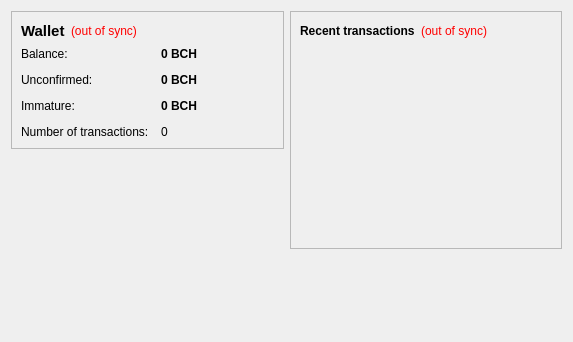
<?xml version="1.0" encoding="UTF-8"?>
<ui version="4.0">
 <class>OverviewPage</class>
 <widget class="QWidget" name="OverviewPage">
  <property name="geometry">
   <rect>
    <x>0</x>
    <y>0</y>
    <width>573</width>
    <height>342</height>
   </rect>
  </property>
  <property name="windowTitle">
   <string>Form</string>
  </property>
  <layout class="QHBoxLayout" name="horizontalLayout" stretch="1,1">
   <item>
    <layout class="QVBoxLayout" name="verticalLayout_2">
     <item>
      <widget class="QFrame" name="frame">
       <property name="frameShape">
        <enum>QFrame::StyledPanel</enum>
       </property>
       <property name="frameShadow">
        <enum>QFrame::Raised</enum>
       </property>
       <layout class="QVBoxLayout" name="verticalLayout_4">
        <item>
         <layout class="QHBoxLayout" name="horizontalLayout_4">
          <item>
           <widget class="QLabel" name="label_5">
            <property name="font">
             <font>
              <pointsize>11</pointsize>
              <weight>75</weight>
              <bold>true</bold>
             </font>
            </property>
            <property name="text">
             <string>Wallet</string>
            </property>
           </widget>
          </item>
          <item>
           <widget class="QLabel" name="labelWalletStatus">
            <property name="toolTip">
             <string>The displayed information may be out of date. Your wallet automatically synchronizes with the BitchCoin network after a connection is established, but this process has not completed yet.</string>
            </property>
            <property name="styleSheet">
             <string notr="true">QLabel { color: red; }</string>
            </property>
            <property name="text">
             <string notr="true">(out of sync)</string>
            </property>
            <property name="alignment">
             <set>Qt::AlignLeading|Qt::AlignLeft|Qt::AlignVCenter</set>
            </property>
           </widget>
          </item>
          <item>
           <spacer name="horizontalSpacer_2">
            <property name="orientation">
             <enum>Qt::Horizontal</enum>
            </property>
            <property name="sizeHint" stdset="0">
             <size>
              <width>40</width>
              <height>20</height>
             </size>
            </property>
           </spacer>
          </item>
         </layout>
        </item>
        <item>
         <layout class="QFormLayout" name="formLayout_2">
          <property name="fieldGrowthPolicy">
           <enum>QFormLayout::AllNonFixedFieldsGrow</enum>
          </property>
          <property name="horizontalSpacing">
           <number>12</number>
          </property>
          <property name="verticalSpacing">
           <number>12</number>
          </property>
          <item row="0" column="0">
           <widget class="QLabel" name="label">
            <property name="text">
             <string>Balance:</string>
            </property>
           </widget>
          </item>
          <item row="0" column="1">
           <widget class="QLabel" name="labelBalance">
            <property name="font">
             <font>
              <weight>75</weight>
              <bold>true</bold>
             </font>
            </property>
            <property name="cursor">
             <cursorShape>IBeamCursor</cursorShape>
            </property>
            <property name="toolTip">
             <string>Your current balance</string>
            </property>
            <property name="text">
             <string notr="true">0 BCH</string>
            </property>
            <property name="textInteractionFlags">
             <set>Qt::LinksAccessibleByMouse|Qt::TextSelectableByKeyboard|Qt::TextSelectableByMouse</set>
            </property>
           </widget>
          </item>
          <item row="1" column="0">
           <widget class="QLabel" name="label_3">
            <property name="text">
             <string>Unconfirmed:</string>
            </property>
           </widget>
          </item>
          <item row="1" column="1">
           <widget class="QLabel" name="labelUnconfirmed">
            <property name="font">
             <font>
              <weight>75</weight>
              <bold>true</bold>
             </font>
            </property>
            <property name="cursor">
             <cursorShape>IBeamCursor</cursorShape>
            </property>
            <property name="toolTip">
             <string>Total of transactions that have yet to be confirmed, and do not yet count toward the current balance</string>
            </property>
            <property name="text">
             <string notr="true">0 BCH</string>
            </property>
            <property name="textInteractionFlags">
             <set>Qt::LinksAccessibleByMouse|Qt::TextSelectableByKeyboard|Qt::TextSelectableByMouse</set>
            </property>
           </widget>
          </item>
          <item row="3" column="0">
           <widget class="QLabel" name="label_2">
            <property name="text">
             <string>Number of transactions:</string>
            </property>
           </widget>
          </item>
          <item row="3" column="1">
           <widget class="QLabel" name="labelNumTransactions">
            <property name="toolTip">
             <string>Total number of transactions in wallet</string>
            </property>
            <property name="text">
             <string notr="true">0</string>
            </property>
           </widget>
          </item>
          <item row="2" column="0">
           <widget class="QLabel" name="labelImmatureText">
            <property name="text">
             <string>Immature:</string>
            </property>
           </widget>
          </item>
          <item row="2" column="1">
           <widget class="QLabel" name="labelImmature">
            <property name="font">
             <font>
              <weight>75</weight>
              <bold>true</bold>
             </font>
            </property>
            <property name="toolTip">
             <string>Mined balance that has not yet matured</string>
            </property>
            <property name="text">
             <string notr="true">0 BCH</string>
            </property>
            <property name="textInteractionFlags">
             <set>Qt::LinksAccessibleByMouse|Qt::TextSelectableByKeyboard|Qt::TextSelectableByMouse</set>
            </property>
           </widget>
          </item>
         </layout>
        </item>
       </layout>
      </widget>
     </item>
     <item>
      <spacer name="verticalSpacer">
       <property name="orientation">
        <enum>Qt::Vertical</enum>
       </property>
       <property name="sizeHint" stdset="0">
        <size>
         <width>20</width>
         <height>40</height>
        </size>
       </property>
      </spacer>
     </item>
    </layout>
   </item>
   <item>
    <layout class="QVBoxLayout" name="verticalLayout_3">
     <item>
      <widget class="QFrame" name="frame_2">
       <property name="frameShape">
        <enum>QFrame::StyledPanel</enum>
       </property>
       <property name="frameShadow">
        <enum>QFrame::Raised</enum>
       </property>
       <layout class="QVBoxLayout" name="verticalLayout">
        <item>
         <layout class="QHBoxLayout" name="horizontalLayout_2">
          <item>
           <widget class="QLabel" name="label_4">
            <property name="text">
             <string>&lt;b&gt;Recent transactions&lt;/b&gt;</string>
            </property>
           </widget>
          </item>
          <item>
           <widget class="QLabel" name="labelTransactionsStatus">
            <property name="toolTip">
             <string>The displayed information may be out of date. Your wallet automatically synchronizes with the BitchCoin network after a connection is established, but this process has not completed yet.</string>
            </property>
            <property name="styleSheet">
             <string notr="true">QLabel { color: red; }</string>
            </property>
            <property name="text">
             <string notr="true">(out of sync)</string>
            </property>
            <property name="alignment">
             <set>Qt::AlignRight|Qt::AlignTrailing|Qt::AlignVCenter</set>
            </property>
           </widget>
          </item>
          <item>
           <spacer name="horizontalSpacer">
            <property name="orientation">
             <enum>Qt::Horizontal</enum>
            </property>
            <property name="sizeHint" stdset="0">
             <size>
              <width>40</width>
              <height>20</height>
             </size>
            </property>
           </spacer>
          </item>
         </layout>
        </item>
        <item>
         <widget class="QListView" name="listTransactions">
          <property name="styleSheet">
           <string notr="true">QListView { background: transparent; }</string>
          </property>
          <property name="frameShape">
           <enum>QFrame::NoFrame</enum>
          </property>
          <property name="verticalScrollBarPolicy">
           <enum>Qt::ScrollBarAlwaysOff</enum>
          </property>
          <property name="horizontalScrollBarPolicy">
           <enum>Qt::ScrollBarAlwaysOff</enum>
          </property>
          <property name="selectionMode">
           <enum>QAbstractItemView::NoSelection</enum>
          </property>
         </widget>
        </item>
       </layout>
      </widget>
     </item>
     <item>
      <spacer name="verticalSpacer_2">
       <property name="orientation">
        <enum>Qt::Vertical</enum>
       </property>
       <property name="sizeHint" stdset="0">
        <size>
         <width>20</width>
         <height>40</height>
        </size>
       </property>
      </spacer>
     </item>
    </layout>
   </item>
  </layout>
 </widget>
 <resources/>
 <connections/>
</ui>
